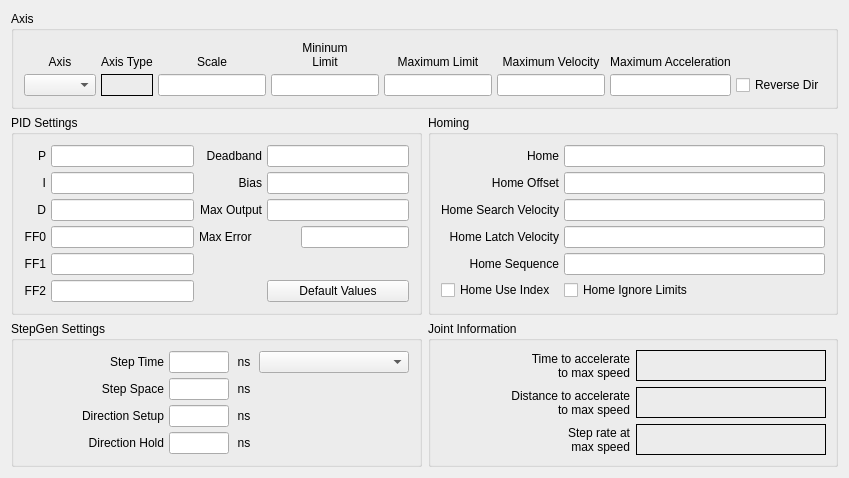
          <widget class="QWidget" name="joint3tab">
           <attribute name="title">
            <string>Joint 3</string>
           </attribute>
           <layout class="QGridLayout" name="gridLayout_20">
            <item row="0" column="0" colspan="2">
             <widget class="QGroupBox" name="jointAxisGroup_3">
              <property name="title">
               <string>Axis</string>
              </property>
              <layout class="QGridLayout" name="gridLayout_17">
               <property name="leftMargin">
                <number>10</number>
               </property>
               <property name="topMargin">
                <number>10</number>
               </property>
               <property name="rightMargin">
                <number>10</number>
               </property>
               <property name="bottomMargin">
                <number>10</number>
               </property>
               <property name="spacing">
                <number>5</number>
               </property>
               <item row="0" column="3">
                <widget class="QLabel" name="label_65">
                 <property name="text">
                  <string>&lt;html&gt;&lt;head/&gt;&lt;body&gt;&lt;p&gt;Mininum&lt;br/&gt;Limit&lt;/p&gt;&lt;/body&gt;&lt;/html&gt;</string>
                 </property>
                 <property name="alignment">
                  <set>Qt::AlignBottom|Qt::AlignHCenter</set>
                 </property>
                 <property name="wordWrap">
                  <bool>true</bool>
                 </property>
                </widget>
               </item>
               <item row="1" column="0">
                <widget class="QComboBox" name="axisCB_3"/>
               </item>
               <item row="0" column="0">
                <widget class="QLabel" name="label_56">
                 <property name="text">
                  <string>Axis</string>
                 </property>
                 <property name="alignment">
                  <set>Qt::AlignBottom|Qt::AlignHCenter</set>
                 </property>
                </widget>
               </item>
               <item row="1" column="3">
                <widget class="QLineEdit" name="minLimit_3">
                 <property name="alignment">
                  <set>Qt::AlignRight|Qt::AlignTrailing|Qt::AlignVCenter</set>
                 </property>
                </widget>
               </item>
               <item row="1" column="4">
                <widget class="QLineEdit" name="maxLimit_3">
                 <property name="alignment">
                  <set>Qt::AlignRight|Qt::AlignTrailing|Qt::AlignVCenter</set>
                 </property>
                </widget>
               </item>
               <item row="0" column="4">
                <widget class="QLabel" name="label_70">
                 <property name="text">
                  <string>Maximum Limit</string>
                 </property>
                 <property name="textFormat">
                  <enum>Qt::AutoText</enum>
                 </property>
                 <property name="alignment">
                  <set>Qt::AlignBottom|Qt::AlignHCenter</set>
                 </property>
                 <property name="wordWrap">
                  <bool>true</bool>
                 </property>
                </widget>
               </item>
               <item row="0" column="5">
                <widget class="QLabel" name="label_78">
                 <property name="text">
                  <string>Maximum Velocity</string>
                 </property>
                 <property name="alignment">
                  <set>Qt::AlignBottom|Qt::AlignHCenter</set>
                 </property>
                 <property name="wordWrap">
                  <bool>true</bool>
                 </property>
                </widget>
               </item>
               <item row="1" column="5">
                <widget class="QLineEdit" name="maxVelocity_3">
                 <property name="alignment">
                  <set>Qt::AlignRight|Qt::AlignTrailing|Qt::AlignVCenter</set>
                 </property>
                </widget>
               </item>
               <item row="1" column="6">
                <widget class="QLineEdit" name="maxAccel_3">
                 <property name="alignment">
                  <set>Qt::AlignRight|Qt::AlignTrailing|Qt::AlignVCenter</set>
                 </property>
                </widget>
               </item>
               <item row="0" column="2">
                <widget class="QLabel" name="label_58">
                 <property name="text">
                  <string>Scale</string>
                 </property>
                 <property name="alignment">
                  <set>Qt::AlignBottom|Qt::AlignHCenter</set>
                 </property>
                </widget>
               </item>
               <item row="0" column="6">
                <widget class="QLabel" name="label_79">
                 <property name="text">
                  <string>Maximum Acceleration</string>
                 </property>
                 <property name="alignment">
                  <set>Qt::AlignBottom|Qt::AlignHCenter</set>
                 </property>
                 <property name="wordWrap">
                  <bool>true</bool>
                 </property>
                </widget>
               </item>
               <item row="0" column="1">
                <widget class="QLabel" name="label_7">
                 <property name="text">
                  <string>Axis Type</string>
                 </property>
                 <property name="alignment">
                  <set>Qt::AlignBottom|Qt::AlignLeading|Qt::AlignLeft</set>
                 </property>
                </widget>
               </item>
               <item row="1" column="1">
                <widget class="QLabel" name="axisType_3">
                 <property name="frameShape">
                  <enum>QFrame::Box</enum>
                 </property>
                 <property name="text">
                  <string/>
                 </property>
                </widget>
               </item>
               <item row="1" column="2">
                <widget class="QLineEdit" name="scale_3"/>
               </item>
               <item row="1" column="7">
                <widget class="QCheckBox" name="reverse_3">
                 <property name="text">
                  <string>Reverse Dir</string>
                 </property>
                </widget>
               </item>
              </layout>
             </widget>
            </item>
            <item row="1" column="0">
             <widget class="QGroupBox" name="groupBox_15">
              <property name="title">
               <string>PID Settings</string>
              </property>
              <layout class="QGridLayout" name="gridLayout_18">
               <property name="leftMargin">
                <number>10</number>
               </property>
               <property name="topMargin">
                <number>10</number>
               </property>
               <property name="rightMargin">
                <number>10</number>
               </property>
               <property name="bottomMargin">
                <number>10</number>
               </property>
               <property name="spacing">
                <number>5</number>
               </property>
               <item row="0" column="0">
                <widget class="QLabel" name="label_244">
                 <property name="text">
                  <string>P</string>
                 </property>
                 <property name="alignment">
                  <set>Qt::AlignRight|Qt::AlignTrailing|Qt::AlignVCenter</set>
                 </property>
                </widget>
               </item>
               <item row="0" column="1">
                <widget class="QLineEdit" name="p_3">
                 <property name="text">
                  <string/>
                 </property>
                 <property name="alignment">
                  <set>Qt::AlignRight|Qt::AlignTrailing|Qt::AlignVCenter</set>
                 </property>
                </widget>
               </item>
               <item row="0" column="2">
                <widget class="QLabel" name="label_245">
                 <property name="text">
                  <string>Deadband</string>
                 </property>
                 <property name="alignment">
                  <set>Qt::AlignRight|Qt::AlignTrailing|Qt::AlignVCenter</set>
                 </property>
                </widget>
               </item>
               <item row="0" column="3">
                <widget class="QLineEdit" name="deadband_3">
                 <property name="text">
                  <string/>
                 </property>
                 <property name="alignment">
                  <set>Qt::AlignRight|Qt::AlignTrailing|Qt::AlignVCenter</set>
                 </property>
                </widget>
               </item>
               <item row="1" column="0">
                <widget class="QLabel" name="label_246">
                 <property name="text">
                  <string>I</string>
                 </property>
                 <property name="alignment">
                  <set>Qt::AlignRight|Qt::AlignTrailing|Qt::AlignVCenter</set>
                 </property>
                </widget>
               </item>
               <item row="1" column="1">
                <widget class="QLineEdit" name="i_3">
                 <property name="text">
                  <string/>
                 </property>
                 <property name="alignment">
                  <set>Qt::AlignRight|Qt::AlignTrailing|Qt::AlignVCenter</set>
                 </property>
                </widget>
               </item>
               <item row="1" column="2">
                <widget class="QLabel" name="label_247">
                 <property name="text">
                  <string>Bias</string>
                 </property>
                 <property name="alignment">
                  <set>Qt::AlignRight|Qt::AlignTrailing|Qt::AlignVCenter</set>
                 </property>
                </widget>
               </item>
               <item row="1" column="3">
                <widget class="QLineEdit" name="bias_3">
                 <property name="text">
                  <string/>
                 </property>
                 <property name="alignment">
                  <set>Qt::AlignRight|Qt::AlignTrailing|Qt::AlignVCenter</set>
                 </property>
                </widget>
               </item>
               <item row="2" column="0">
                <widget class="QLabel" name="label_248">
                 <property name="text">
                  <string>D</string>
                 </property>
                 <property name="alignment">
                  <set>Qt::AlignRight|Qt::AlignTrailing|Qt::AlignVCenter</set>
                 </property>
                </widget>
               </item>
               <item row="2" column="1">
                <widget class="QLineEdit" name="d_3">
                 <property name="text">
                  <string/>
                 </property>
                 <property name="alignment">
                  <set>Qt::AlignRight|Qt::AlignTrailing|Qt::AlignVCenter</set>
                 </property>
                </widget>
               </item>
               <item row="2" column="2">
                <widget class="QLabel" name="label_249">
                 <property name="text">
                  <string>Max Output</string>
                 </property>
                 <property name="alignment">
                  <set>Qt::AlignRight|Qt::AlignTrailing|Qt::AlignVCenter</set>
                 </property>
                </widget>
               </item>
               <item row="2" column="3">
                <widget class="QLineEdit" name="maxOutput_3">
                 <property name="text">
                  <string/>
                 </property>
                 <property name="alignment">
                  <set>Qt::AlignRight|Qt::AlignTrailing|Qt::AlignVCenter</set>
                 </property>
                </widget>
               </item>
               <item row="3" column="0">
                <widget class="QLabel" name="label_250">
                 <property name="text">
                  <string>FF0</string>
                 </property>
                 <property name="alignment">
                  <set>Qt::AlignRight|Qt::AlignTrailing|Qt::AlignVCenter</set>
                 </property>
                </widget>
               </item>
               <item row="3" column="1">
                <widget class="QLineEdit" name="ff0_3">
                 <property name="text">
                  <string/>
                 </property>
                 <property name="alignment">
                  <set>Qt::AlignRight|Qt::AlignTrailing|Qt::AlignVCenter</set>
                 </property>
                </widget>
               </item>
               <item row="4" column="0">
                <widget class="QLabel" name="label_252">
                 <property name="text">
                  <string>FF1</string>
                 </property>
                 <property name="alignment">
                  <set>Qt::AlignRight|Qt::AlignTrailing|Qt::AlignVCenter</set>
                 </property>
                </widget>
               </item>
               <item row="4" column="1">
                <widget class="QLineEdit" name="ff1_3">
                 <property name="text">
                  <string/>
                 </property>
                 <property name="alignment">
                  <set>Qt::AlignRight|Qt::AlignTrailing|Qt::AlignVCenter</set>
                 </property>
                </widget>
               </item>
               <item row="5" column="0">
                <widget class="QLabel" name="label_253">
                 <property name="text">
                  <string>FF2</string>
                 </property>
                 <property name="alignment">
                  <set>Qt::AlignRight|Qt::AlignTrailing|Qt::AlignVCenter</set>
                 </property>
                </widget>
               </item>
               <item row="5" column="1">
                <widget class="QLineEdit" name="ff2_3">
                 <property name="text">
                  <string/>
                 </property>
                 <property name="alignment">
                  <set>Qt::AlignRight|Qt::AlignTrailing|Qt::AlignVCenter</set>
                 </property>
                </widget>
               </item>
               <item row="5" column="3">
                <widget class="QPushButton" name="pidDefault_3">
                 <property name="text">
                  <string>Default Values</string>
                 </property>
                </widget>
               </item>
               <item row="3" column="3" alignment="Qt::AlignRight">
                <widget class="QLineEdit" name="maxError_3"/>
               </item>
               <item row="3" column="2">
                <widget class="QLabel" name="label_187">
                 <property name="text">
                  <string>Max Error</string>
                 </property>
                </widget>
               </item>
              </layout>
             </widget>
            </item>
            <item row="1" column="1">
             <widget class="QGroupBox" name="groupBox_13">
              <property name="title">
               <string>Homing</string>
              </property>
              <layout class="QGridLayout" name="gridLayout_16">
               <property name="leftMargin">
                <number>10</number>
               </property>
               <property name="topMargin">
                <number>10</number>
               </property>
               <property name="rightMargin">
                <number>10</number>
               </property>
               <property name="bottomMargin">
                <number>10</number>
               </property>
               <property name="spacing">
                <number>5</number>
               </property>
               <item row="1" column="1">
                <widget class="QLineEdit" name="homeOffset_3">
                 <property name="toolTip">
                  <string>&lt;html&gt;&lt;head/&gt;&lt;body&gt;&lt;p&gt;Home Offset can be used to back off of the home switch&lt;/p&gt;&lt;/body&gt;&lt;/html&gt;</string>
                 </property>
                 <property name="alignment">
                  <set>Qt::AlignRight|Qt::AlignTrailing|Qt::AlignVCenter</set>
                 </property>
                </widget>
               </item>
               <item row="0" column="0">
                <widget class="QLabel" name="label_94">
                 <property name="text">
                  <string>Home</string>
                 </property>
                 <property name="alignment">
                  <set>Qt::AlignRight|Qt::AlignTrailing|Qt::AlignVCenter</set>
                 </property>
                </widget>
               </item>
               <item row="0" column="1">
                <widget class="QLineEdit" name="home_3">
                 <property name="toolTip">
                  <string>&lt;html&gt;&lt;head/&gt;&lt;body&gt;&lt;p&gt;Home is usually set to 0&lt;/p&gt;&lt;/body&gt;&lt;/html&gt;</string>
                 </property>
                 <property name="alignment">
                  <set>Qt::AlignRight|Qt::AlignTrailing|Qt::AlignVCenter</set>
                 </property>
                </widget>
               </item>
               <item row="1" column="0">
                <widget class="QLabel" name="label_95">
                 <property name="text">
                  <string>Home Offset</string>
                 </property>
                 <property name="alignment">
                  <set>Qt::AlignRight|Qt::AlignTrailing|Qt::AlignVCenter</set>
                 </property>
                </widget>
               </item>
               <item row="2" column="0">
                <widget class="QLabel" name="label_96">
                 <property name="text">
                  <string>Home Search Velocity</string>
                 </property>
                 <property name="alignment">
                  <set>Qt::AlignRight|Qt::AlignTrailing|Qt::AlignVCenter</set>
                 </property>
                </widget>
               </item>
               <item row="2" column="1">
                <widget class="QLineEdit" name="homeSearchVel_3">
                 <property name="toolTip">
                  <string>&lt;html&gt;&lt;head/&gt;&lt;body&gt;&lt;p&gt;Search Velocity is in units per second&lt;/p&gt;&lt;/body&gt;&lt;/html&gt;</string>
                 </property>
                 <property name="alignment">
                  <set>Qt::AlignRight|Qt::AlignTrailing|Qt::AlignVCenter</set>
                 </property>
                </widget>
               </item>
               <item row="3" column="0">
                <widget class="QLabel" name="label_97">
                 <property name="text">
                  <string>Home Latch Velocity</string>
                 </property>
                 <property name="alignment">
                  <set>Qt::AlignRight|Qt::AlignTrailing|Qt::AlignVCenter</set>
                 </property>
                </widget>
               </item>
               <item row="3" column="1">
                <widget class="QLineEdit" name="homeLatchVel_3">
                 <property name="toolTip">
                  <string>&lt;html&gt;&lt;head/&gt;&lt;body&gt;&lt;p&gt;Latch Velocity is in user units per second&lt;br/&gt;usually set slower than Search Velocity&lt;/p&gt;&lt;/body&gt;&lt;/html&gt;</string>
                 </property>
                 <property name="alignment">
                  <set>Qt::AlignRight|Qt::AlignTrailing|Qt::AlignVCenter</set>
                 </property>
                </widget>
               </item>
               <item row="5" column="0">
                <widget class="QCheckBox" name="homeUseIndex_3">
                 <property name="text">
                  <string>Home Use Index</string>
                 </property>
                </widget>
               </item>
               <item row="5" column="1">
                <widget class="QCheckBox" name="homeIgnoreLimits_3">
                 <property name="text">
                  <string>Home Ignore Limits</string>
                 </property>
                </widget>
               </item>
               <item row="4" column="1">
                <widget class="QLineEdit" name="homeSequence_3">
                 <property name="toolTip">
                  <string>&lt;html&gt;&lt;head/&gt;&lt;body&gt;&lt;p&gt;Home sequences start at 0 and do not skip a number.&lt;/p&gt;&lt;p&gt;Multiple joint axis use a negative number.&lt;/p&gt;&lt;p&gt;Leave blank to home the joint manually.&lt;/p&gt;&lt;/body&gt;&lt;/html&gt;</string>
                 </property>
                </widget>
               </item>
               <item row="4" column="0">
                <widget class="QLabel" name="label_140">
                 <property name="text">
                  <string>Home Sequence</string>
                 </property>
                 <property name="alignment">
                  <set>Qt::AlignRight|Qt::AlignTrailing|Qt::AlignVCenter</set>
                 </property>
                </widget>
               </item>
              </layout>
             </widget>
            </item>
            <item row="2" column="0">
             <widget class="QGroupBox" name="groupBox_16">
              <property name="title">
               <string>StepGen Settings</string>
              </property>
              <layout class="QGridLayout" name="gridLayout_19">
               <property name="leftMargin">
                <number>10</number>
               </property>
               <property name="topMargin">
                <number>10</number>
               </property>
               <property name="rightMargin">
                <number>10</number>
               </property>
               <property name="bottomMargin">
                <number>10</number>
               </property>
               <property name="spacing">
                <number>5</number>
               </property>
               <item row="0" column="3">
                <widget class="QComboBox" name="driveCB_3">
                 <property name="minimumSize">
                  <size>
                   <width>150</width>
                   <height>0</height>
                  </size>
                 </property>
                </widget>
               </item>
               <item row="0" column="0">
                <widget class="QLabel" name="label_105">
                 <property name="text">
                  <string>Step Time</string>
                 </property>
                 <property name="alignment">
                  <set>Qt::AlignRight|Qt::AlignTrailing|Qt::AlignVCenter</set>
                 </property>
                </widget>
               </item>
               <item row="1" column="2">
                <widget class="QLabel" name="label_127">
                 <property name="minimumSize">
                  <size>
                   <width>20</width>
                   <height>0</height>
                  </size>
                 </property>
                 <property name="maximumSize">
                  <size>
                   <width>20</width>
                   <height>16777215</height>
                  </size>
                 </property>
                 <property name="text">
                  <string>ns</string>
                 </property>
                 <property name="alignment">
                  <set>Qt::AlignCenter</set>
                 </property>
                </widget>
               </item>
               <item row="0" column="1">
                <widget class="QLineEdit" name="stepTime_3">
                 <property name="maximumSize">
                  <size>
                   <width>60</width>
                   <height>16777215</height>
                  </size>
                 </property>
                 <property name="inputMask">
                  <string/>
                 </property>
                 <property name="text">
                  <string/>
                 </property>
                 <property name="alignment">
                  <set>Qt::AlignRight|Qt::AlignTrailing|Qt::AlignVCenter</set>
                 </property>
                </widget>
               </item>
               <item row="0" column="2">
                <widget class="QLabel" name="label_125">
                 <property name="minimumSize">
                  <size>
                   <width>20</width>
                   <height>0</height>
                  </size>
                 </property>
                 <property name="maximumSize">
                  <size>
                   <width>20</width>
                   <height>16777215</height>
                  </size>
                 </property>
                 <property name="text">
                  <string>ns</string>
                 </property>
                 <property name="alignment">
                  <set>Qt::AlignCenter</set>
                 </property>
                </widget>
               </item>
               <item row="1" column="0">
                <widget class="QLabel" name="label_126">
                 <property name="text">
                  <string>Step Space</string>
                 </property>
                 <property name="alignment">
                  <set>Qt::AlignRight|Qt::AlignTrailing|Qt::AlignVCenter</set>
                 </property>
                </widget>
               </item>
               <item row="1" column="1">
                <widget class="QLineEdit" name="stepSpace_3">
                 <property name="maximumSize">
                  <size>
                   <width>60</width>
                   <height>16777215</height>
                  </size>
                 </property>
                 <property name="text">
                  <string/>
                 </property>
                 <property name="alignment">
                  <set>Qt::AlignRight|Qt::AlignTrailing|Qt::AlignVCenter</set>
                 </property>
                </widget>
               </item>
               <item row="2" column="0">
                <widget class="QLabel" name="label_128">
                 <property name="text">
                  <string>Direction Setup</string>
                 </property>
                 <property name="alignment">
                  <set>Qt::AlignRight|Qt::AlignTrailing|Qt::AlignVCenter</set>
                 </property>
                </widget>
               </item>
               <item row="2" column="1">
                <widget class="QLineEdit" name="dirSetup_3">
                 <property name="maximumSize">
                  <size>
                   <width>60</width>
                   <height>16777215</height>
                  </size>
                 </property>
                 <property name="text">
                  <string/>
                 </property>
                 <property name="alignment">
                  <set>Qt::AlignRight|Qt::AlignTrailing|Qt::AlignVCenter</set>
                 </property>
                </widget>
               </item>
               <item row="2" column="2">
                <widget class="QLabel" name="label_129">
                 <property name="minimumSize">
                  <size>
                   <width>20</width>
                   <height>0</height>
                  </size>
                 </property>
                 <property name="maximumSize">
                  <size>
                   <width>20</width>
                   <height>16777215</height>
                  </size>
                 </property>
                 <property name="text">
                  <string>ns</string>
                 </property>
                 <property name="alignment">
                  <set>Qt::AlignCenter</set>
                 </property>
                </widget>
               </item>
               <item row="3" column="0">
                <widget class="QLabel" name="label_130">
                 <property name="text">
                  <string>Direction Hold</string>
                 </property>
                 <property name="alignment">
                  <set>Qt::AlignRight|Qt::AlignTrailing|Qt::AlignVCenter</set>
                 </property>
                </widget>
               </item>
               <item row="3" column="1">
                <widget class="QLineEdit" name="dirHold_3">
                 <property name="maximumSize">
                  <size>
                   <width>60</width>
                   <height>16777215</height>
                  </size>
                 </property>
                 <property name="text">
                  <string/>
                 </property>
                 <property name="alignment">
                  <set>Qt::AlignRight|Qt::AlignTrailing|Qt::AlignVCenter</set>
                 </property>
                </widget>
               </item>
               <item row="3" column="2">
                <widget class="QLabel" name="label_131">
                 <property name="minimumSize">
                  <size>
                   <width>20</width>
                   <height>0</height>
                  </size>
                 </property>
                 <property name="maximumSize">
                  <size>
                   <width>20</width>
                   <height>16777215</height>
                  </size>
                 </property>
                 <property name="text">
                  <string>ns</string>
                 </property>
                 <property name="alignment">
                  <set>Qt::AlignCenter</set>
                 </property>
                </widget>
               </item>
              </layout>
             </widget>
            </item>
            <item row="2" column="1">
             <widget class="QGroupBox" name="gridGroupBox">
              <property name="title">
               <string>Joint Information</string>
              </property>
              <layout class="QGridLayout" name="gridLayout_35">
               <item row="0" column="0">
                <widget class="QLabel" name="label_201">
                 <property name="text">
                  <string>Time to accelerate
to max speed</string>
                 </property>
                 <property name="alignment">
                  <set>Qt::AlignRight|Qt::AlignTrailing|Qt::AlignVCenter</set>
                 </property>
                </widget>
               </item>
               <item row="0" column="1">
                <widget class="QLabel" name="timeJoint_3">
                 <property name="frameShape">
                  <enum>QFrame::Box</enum>
                 </property>
                 <property name="text">
                  <string/>
                 </property>
                </widget>
               </item>
               <item row="1" column="1">
                <widget class="QLabel" name="distanceJoint_3">
                 <property name="frameShape">
                  <enum>QFrame::Box</enum>
                 </property>
                 <property name="text">
                  <string/>
                 </property>
                </widget>
               </item>
               <item row="1" column="0">
                <widget class="QLabel" name="label_202">
                 <property name="text">
                  <string>Distance to accelerate
to max speed</string>
                 </property>
                 <property name="alignment">
                  <set>Qt::AlignRight|Qt::AlignTrailing|Qt::AlignVCenter</set>
                 </property>
                </widget>
               </item>
               <item row="2" column="0">
                <widget class="QLabel" name="label_205">
                 <property name="text">
                  <string>Step rate at
max speed</string>
                 </property>
                 <property name="alignment">
                  <set>Qt::AlignRight|Qt::AlignTrailing|Qt::AlignVCenter</set>
                 </property>
                </widget>
               </item>
               <item row="2" column="1">
                <widget class="QLabel" name="stepRateJoint_3">
                 <property name="frameShape">
                  <enum>QFrame::Box</enum>
                 </property>
                 <property name="text">
                  <string/>
                 </property>
                </widget>
               </item>
              </layout>
             </widget>
            </item>
           </layout>
          </widget>
